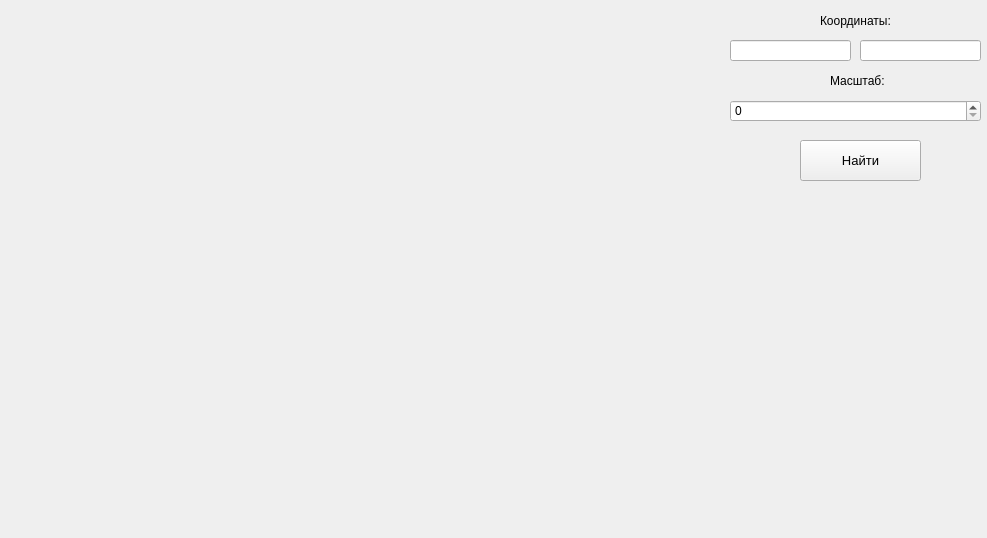
<?xml version="1.0" encoding="UTF-8"?>
<ui version="4.0">
 <class>Form</class>
 <widget class="QWidget" name="Form">
  <property name="geometry">
   <rect>
    <x>0</x>
    <y>0</y>
    <width>987</width>
    <height>538</height>
   </rect>
  </property>
  <property name="windowTitle">
   <string>Form</string>
  </property>
  <widget class="QLabel" name="map">
   <property name="geometry">
    <rect>
     <x>10</x>
     <y>20</y>
     <width>701</width>
     <height>501</height>
    </rect>
   </property>
   <property name="text">
    <string/>
   </property>
  </widget>
  <widget class="QLineEdit" name="coords1">
   <property name="geometry">
    <rect>
     <x>730</x>
     <y>40</y>
     <width>121</width>
     <height>21</height>
    </rect>
   </property>
  </widget>
  <widget class="QLabel" name="label">
   <property name="geometry">
    <rect>
     <x>820</x>
     <y>10</y>
     <width>81</width>
     <height>21</height>
    </rect>
   </property>
   <property name="text">
    <string>Координаты:</string>
   </property>
  </widget>
  <widget class="QLabel" name="label_2">
   <property name="geometry">
    <rect>
     <x>830</x>
     <y>70</y>
     <width>81</width>
     <height>21</height>
    </rect>
   </property>
   <property name="text">
    <string>Масштаб:</string>
   </property>
  </widget>
  <widget class="QPushButton" name="find">
   <property name="geometry">
    <rect>
     <x>800</x>
     <y>140</y>
     <width>121</width>
     <height>41</height>
    </rect>
   </property>
   <property name="font">
    <font>
     <pointsize>10</pointsize>
    </font>
   </property>
   <property name="text">
    <string>Найти</string>
   </property>
  </widget>
  <widget class="QLineEdit" name="coords2">
   <property name="geometry">
    <rect>
     <x>860</x>
     <y>40</y>
     <width>121</width>
     <height>21</height>
    </rect>
   </property>
  </widget>
  <widget class="QSpinBox" name="zoom">
   <property name="geometry">
    <rect>
     <x>730</x>
     <y>100</y>
     <width>251</width>
     <height>22</height>
    </rect>
   </property>
   <property name="maximum">
    <number>17</number>
   </property>
  </widget>
 </widget>
 <resources/>
 <connections/>
</ui>
